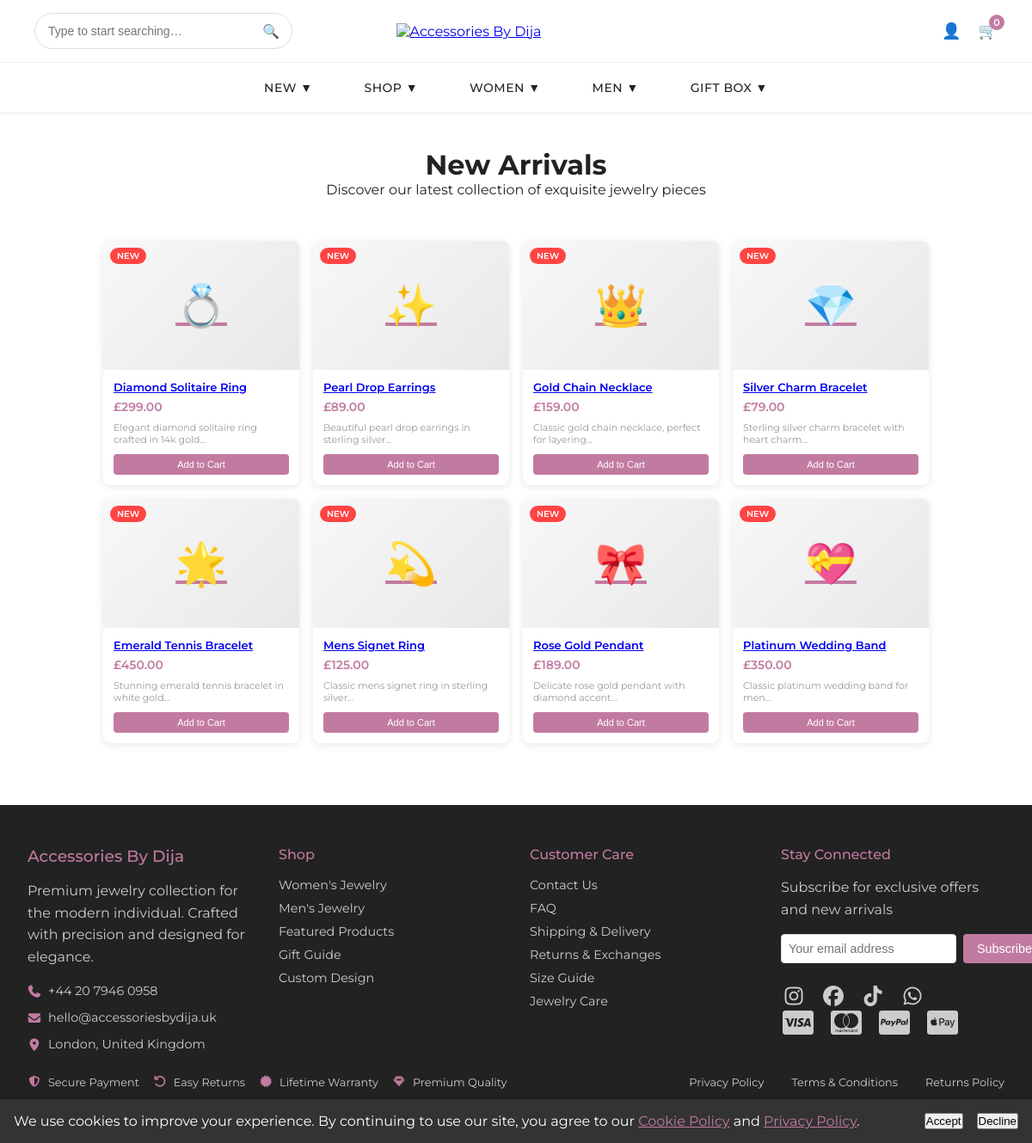
The app's page /new-arrivals.php with its own data.
### tables this page shows
CREATE TABLE IF NOT EXISTS products (
    id INT PRIMARY KEY AUTO_INCREMENT,
    name VARCHAR(255) NOT NULL,
    slug VARCHAR(255) UNIQUE NOT NULL,
    description TEXT,
    short_description VARCHAR(500),
    sku VARCHAR(100) UNIQUE NOT NULL,
    price DECIMAL(10,2) NOT NULL,
    sale_price DECIMAL(10,2) NULL,
    stock_quantity INT DEFAULT 0,
    weight DECIMAL(8,2),
    size VARCHAR(255),
    material VARCHAR(100),
    stone_type VARCHAR(100),
    category VARCHAR(100),
    gender ENUM('men', 'women', 'unisex') DEFAULT 'unisex',
    is_featured BOOLEAN DEFAULT FALSE,
    is_active BOOLEAN DEFAULT TRUE,
    meta_title VARCHAR(255),
    meta_description VARCHAR(500),
    created_at TIMESTAMP DEFAULT CURRENT_TIMESTAMP,
    updated_at TIMESTAMP DEFAULT CURRENT_TIMESTAMP ON UPDATE CURRENT_TIMESTAMP
);

### new-arrivals.php (the view, shortened to what this page needs)
<?php
include 'includes/header.php';
?>
<main>
    <div class="new-arrivals-container">
        <div class="page-header">
            <h1>New Arrivals</h1>
            <p>Discover our latest collection of exquisite jewelry pieces</p>
        </div>
        <div class="arrivals-grid">
            <?php
              $query = "SELECT id, name, slug, price, description, (SELECT image_url FROM product_images WHERE product_id = p.id AND is_primary = 1 LIMIT 1) as image_url FROM products p WHERE p.created_at >= DATE_SUB(NOW(), INTERVAL 30 DAY) ORDER BY created_at DESC";
              $result = $pdo->query($query);
              $emoji_list = ['💍', '✨', '👑', '💎', '🌟', '💫', '🎀', '💝'];
              $index = 0;
              if ($result) {
                while ($row = $result->fetch(PDO::FETCH_ASSOC)) {
                  $emoji = $emoji_list[$index % count($emoji_list)];
                  $image_html = $row['image_url'] ? '<img src="' . htmlspecialchars($row['image_url']) . '" style="width:100%; height:100%; object-fit:cover;" alt="' . htmlspecialchars($row['name']) . '">' : '<span>' . $emoji . '</span>';
                  echo '<div class="arrival-card" data-product-id="' . $row['id'] . '" data-price="' . $row['price'] . '" data-product-name="' . htmlspecialchars($row['name']) . '" data-image="' . htmlspecialchars($row['image_url'] ?? '') . '">
                    <a href="product.php?slug=' . htmlspecialchars($row['slug']) . '" class="arrival-image">
                      <span class="new-badge">NEW</span>
                      ' . $image_html . '
                    </a>
                    <div class="arrival-info">
                      <h3 class="arrival-name"><a href="product.php?slug=' . htmlspecialchars($row['slug']) . '">' . htmlspecialchars($row['name']) . '</a></h3>
                      <p class="arrival-price product-price" data-price="' . $row['price'] . '">£' . number_format($row['price'], 2) . '</p>
                      <p class="arrival-description">' . substr(htmlspecialchars($row['description'] ?? ''), 0, 50) . '...</p>
                      <button class="add-to-cart">Add to Cart</button>
                    </div>
                  </div>';
                  $index++;
                }
              } else {
                echo '<p style="grid-column: 1/-1; text-align: center; color: #999;">No new products available yet.</p>';
              }
            ?>
        </div>
    </div>
</main>
<?php include 'includes/footer.php'; ?>

### assets/css/header.css (style rules this page uses)
* { margin: 0; padding: 0; box-sizing: border-box; }
body { font-family: 'Montserrat', sans-serif; color: #222; }

### assets/css/featured-products.css (style rules this page uses)
.add-to-cart { background: #222; color: white; }

### new-arrivals.php (style rules this page uses)
.new-arrivals-container { max-width: 1000px; margin: 0 auto; padding: 40px 20px; }
.page-header { text-align: center; margin-bottom: 50px; }
.arrivals-grid { display: grid !important; grid-template-columns: repeat(4, 1fr) !important; gap: 16px !important; width: 100%; }
.arrival-card { background: white; border-radius: 8px; overflow: hidden; box-shadow: 0 2px 8px rgba(0,0,0,0.1); transition: transform 0.3s; }
.arrival-image { height: 150px; background: linear-gradient(135deg, #f8f8f8, #e8e8e8); display: flex; align-items: center; justify-content: center; font-size: 48px; color: #C27BA0; position: relative; }
.new-badge { position: absolute; top: 8px; left: 8px; background: #ff4444; color: white; padding: 3px 8px; border-radius: 12px; font-size: 10px; font-weight: 600; z-index: 10; }
.arrival-info { padding: 12px; }
.arrival-name { font-size: 13px; font-weight: 600; margin-bottom: 6px; white-space: nowrap; overflow: hidden; text-overflow: ellipsis; }
.arrival-price { color: #C27BA0; font-size: 14px; font-weight: 600; margin-bottom: 8px; }
.arrival-description { color: #999; font-size: 11px; margin-bottom: 10px; display: -webkit-box; -webkit-line-clamp: 2; -webkit-box-orient: vertical; overflow: hidden; }
.add-to-cart { background: #C27BA0; color: white; border: none; padding: 6px 12px; border-radius: 4px; cursor: pointer; width: 100%; font-weight: 500; font-size: 11px; }

### records on screen
products: emoji "💍", name "Diamond Solitaire Ring", price "299.00", description "Elegant diamond solitaire ring crafted in 14k gold"
products: emoji "✨", name "Pearl Drop Earrings", price "89.00", description "Beautiful pearl drop earrings in sterling silver"
products: emoji "👑", name "Gold Chain Necklace", price "159.00", description "Classic gold chain necklace, perfect for layering"
products: emoji "💎", name "Silver Charm Bracelet", price "79.00", description "Sterling silver charm bracelet with heart charm"
products: emoji "🌟", name "Emerald Tennis Bracelet", price "450.00", description "Stunning emerald tennis bracelet in white gold"
products: emoji "💫", name "Mens Signet Ring", price "125.00", description "Classic mens signet ring in sterling silver"
products: emoji "🎀", name "Rose Gold Pendant", price "189.00", description "Delicate rose gold pendant with diamond accent"
products: emoji "💝", name "Platinum Wedding Band", price "350.00", description "Classic platinum wedding band for men"
